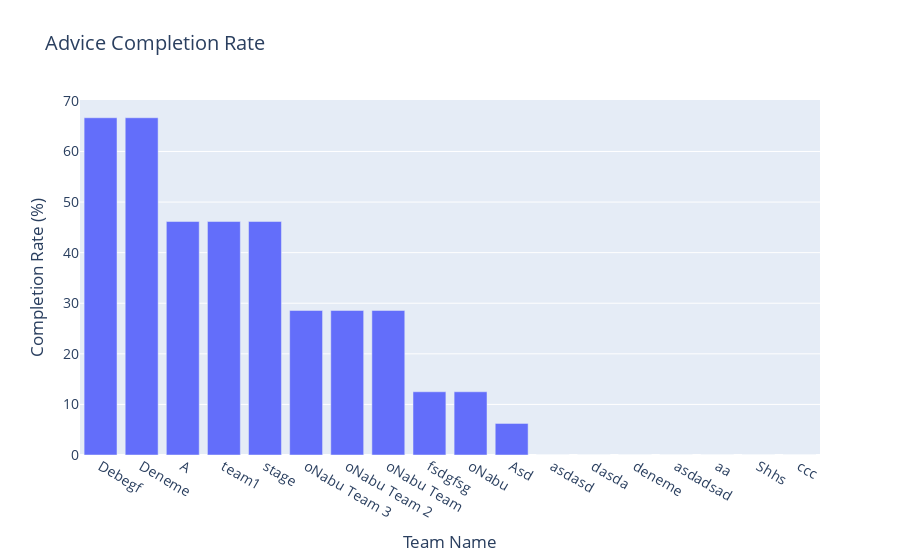

The notebook cell saved with this chart:
### Code cell
# Creating the bar chart using Plotly
fig = go.Figure(data=[
    go.Bar(name='Completion Rate', x=team_competion_rate['name'], y=team_competion_rate['completion_rate'])
])

# Update layout
fig.update_layout(
    title='Advice Completion Rate',
    xaxis=dict(title='Team Name'),
    yaxis=dict(title='Completion Rate (%)'),
    legend=dict(x=0.01, y=0.99),
    legend_title_text='Legend',
    font=dict(size=14)
)

# Show the figure
fig.show()

### Figure 1 — Plotly figure (JSON) as saved in the notebook; plotly's stock layout.template omitted (floating-point values rounded to 4 significant figures)
{"data": [{"name": "Completion Rate", "type": "bar", "x": ["Debegf", "Deneme", "A", "team1", "stage", "oNabu Team 3", "oNabu Team 2", "oNabu Team", "fsdgfsg", "oNabu", "Asd", "asdasd", "dasda", "deneme", "asdadsad", "aa", "Shhs", "ccc"], "y": [66.67, 66.67, 46.15, 46.15, 46.15, 28.57, 28.57, 28.57, 12.5, 12.5, 6.25, 0, 0, 0, 0, 0, 0, 0]}], "layout": {"font": {"size": 14}, "legend": {"title": {"text": "Legend"}, "x": 0.01, "y": 0.99}, "title": {"text": "Advice Completion Rate"}, "xaxis": {"title": {"text": "Team Name"}}, "yaxis": {"title": {"text": "Completion Rate (%)"}}}}
